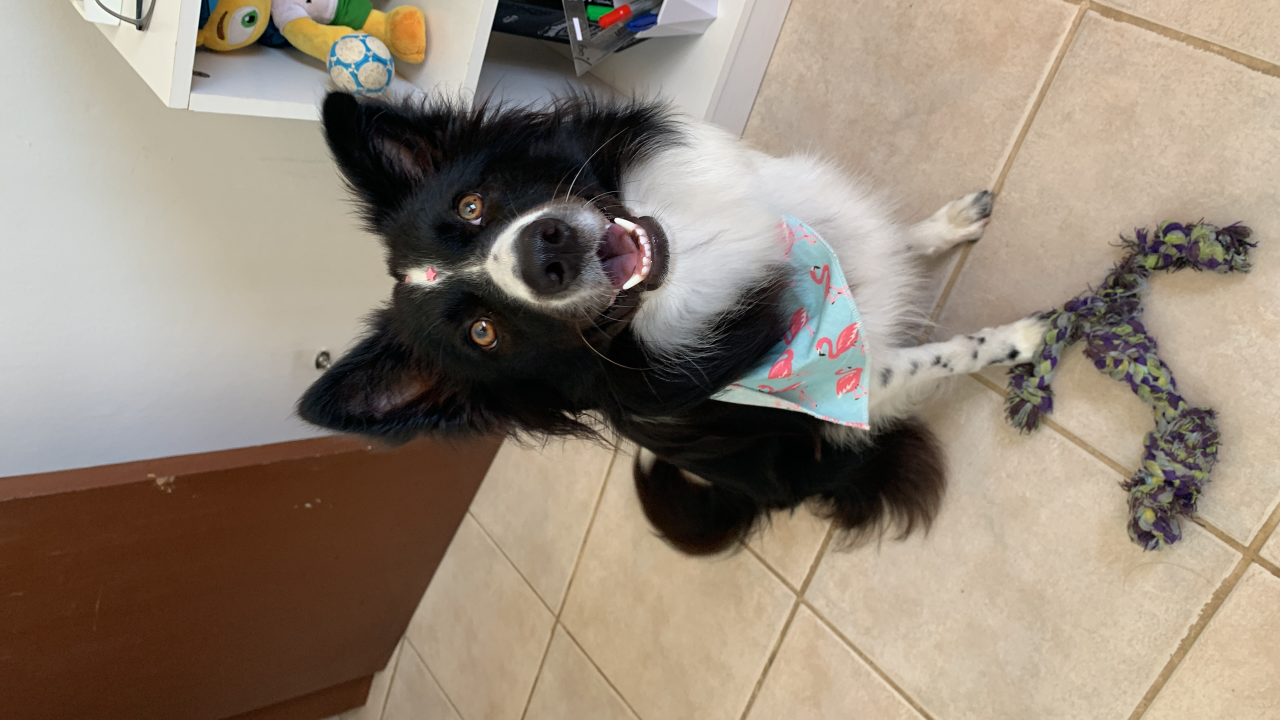
#> input picture aula200/original.jpg, 3840 x 2160 px (shown at 1/3 size)
$ python main.py
#> lines starting #> are read from the running program, lines starting #| are printed output that depends on the picture
# Pillow: redimensionando imagens com Python
# Essa biblioteca é o Photoshop do Python 😂
from PIL import Image
from pathlib import Path

ROOT_FOLDER = Path(__file__).parent
ORIGINAL = ROOT_FOLDER / 'original.jpg'
NEW_IMAGE = ROOT_FOLDER / 'new_image.jpg'

pil_image = Image.open(ORIGINAL)
#> pil_image is the input picture: PIL image 3840x2160 RGB; mean R, G, B 147.7, 134.5, 119.8
width, height = pil_image.size
#> width = 3840; height = 2160
exif = pil_image.info['exif']

new_width = 1000
new_height = round(height * new_width / width)
#> new_height = 562

new_image = pil_image.resize(size=(new_width, new_height))
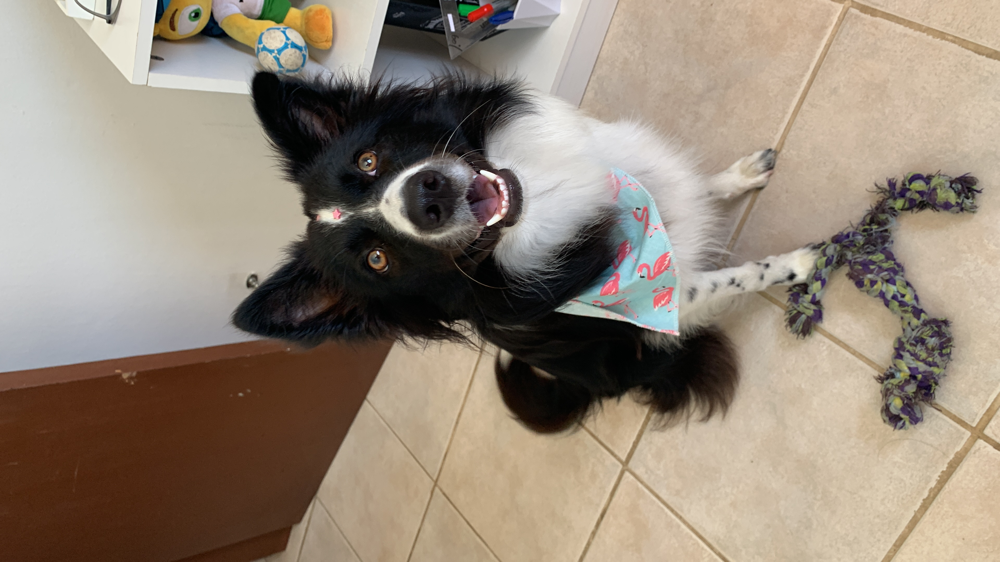
#> new_image: PIL image 1000x562 RGB; mean R, G, B 147.7, 134.5, 119.9

new_image.save(
    NEW_IMAGE,
    optimize=True,
    quality=70,
    exif=exif,
    )
